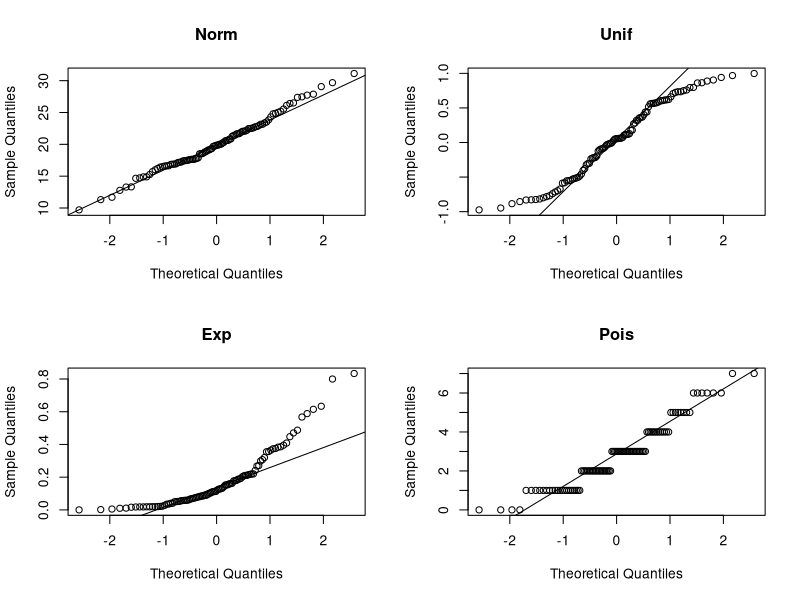
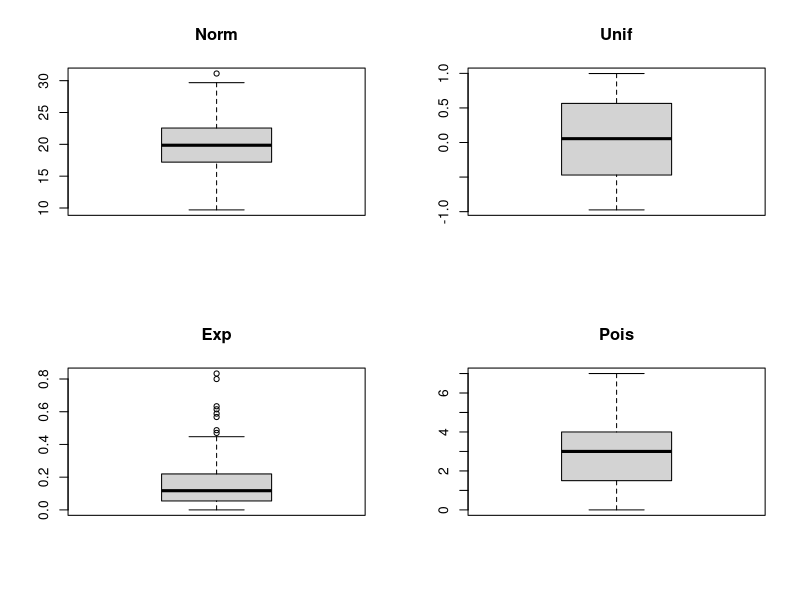
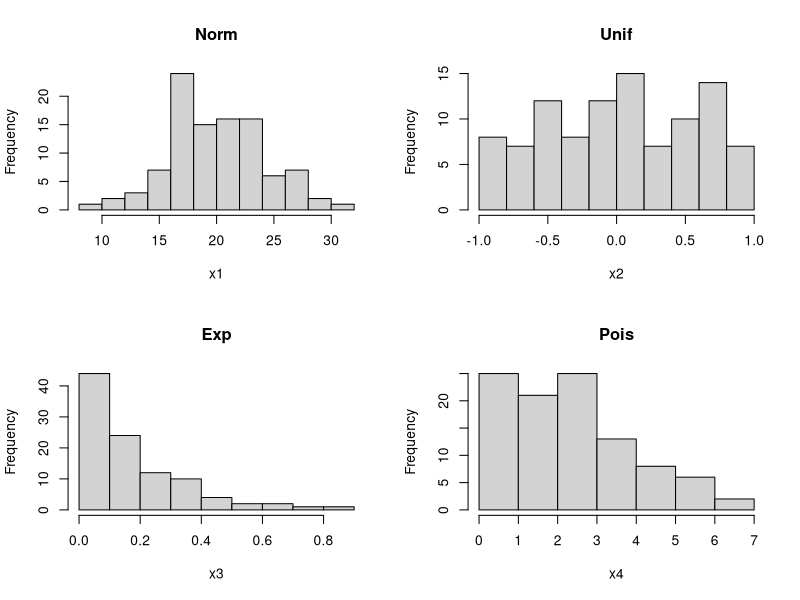

Write R code to recreate these figures, in order.
rm(list = ls())

par("mfrow"=c(2,2))
N = 100
x1 = rnorm(n=N, 20, 5)
x2 = runif(n=N, -1, 1)
x3 = rexp(n=N, 5)
x4 = rpois(n=N, 3)
x5 = rcauchy(n=N)

# a
qqnorm(x1, main="Norm")
qqline(x1)
qqnorm(x2, main="Unif")
qqline(x2)
qqnorm(x3, main="Exp")
qqline(x3)
qqnorm(x4, main="Pois")
qqline(x4)
# qqnorm(x5, main="Cauchy")
# qqline(x5)

# b
boxplot(x1, main="Norm")
boxplot(x2, main="Unif")
boxplot(x3, main="Exp")
boxplot(x4, main="Pois")

# c
hist(x1, main="Norm")
hist(x2, main="Unif")
hist(x3, main="Exp")
hist(x4, main="Pois")

# d
alpha = 5e-2
# H0: it is normal
shapiro.test(x1)
shapiro.test(x2)
shapiro.test(x3)
shapiro.test(x4)
# for x1 p-value is rather enormous, so we cannot reject H0, in other cases we can